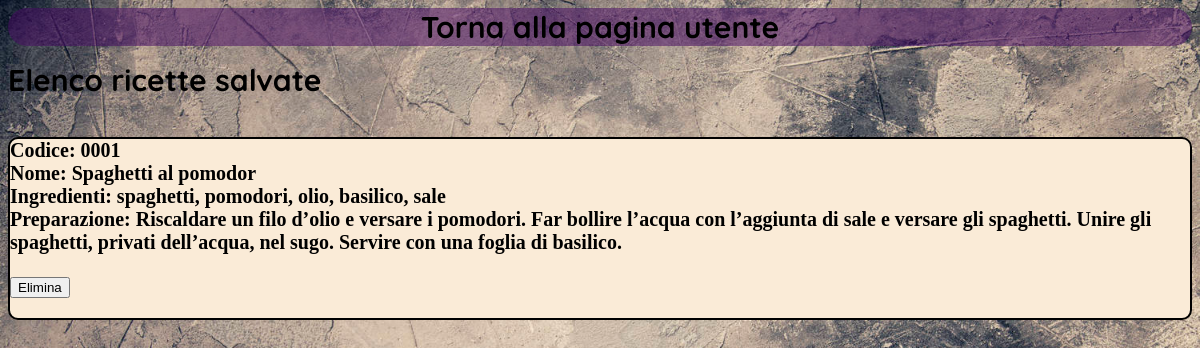
The app's page /ListaUtenti/RicetteSalvate.php (signed in) with its own data.
### tables this page shows
CREATE TABLE `ricetta` (
  `codiceRicetta` varchar(10) NOT NULL,
  `nomeRicetta` varchar(20) NOT NULL,
  `ingredientiRicetta` varchar(500) NOT NULL,
  `preparazioneRicetta` varchar(1000) NOT NULL
);

### ListaUtenti/RicetteSalvate.php (the view, shortened to what this page needs)
<?php
    $conn = new mysqli("localhost", "root", "", "databaseutenti");
    $email_utente = $_SESSION["email"];
    $sql = "SELECT r.codiceRicetta, r.nomeRicetta, r.ingredientiRicetta, r.preparazioneRicetta
    FROM ricetta r
    JOIN ricettaSalvata rs ON r.codiceRicetta = rs.codiceRS
    WHERE rs.emailUtente = ?";
    $stmt = $conn->prepare($sql);
    $stmt->bind_param("s", $email_utente);
    $stmt->execute();
    $result = $stmt->get_result();
?>
<html>
<head>
    <link rel='stylesheet' href='RicetteSalvate.css'>
</head>
<body background="img\Sfondo.jpg">
    <nav>
        <a href="http://localhost/ListaUtenti/PaginaUtente.php" class="Opzioni">Torna alla pagina utente</a>
    </nav>
    <section>
        <div id="ContenitoreRicetta">
            <div id="ContTitle">Elenco ricette salvate<br><br>
            <?php
                if ($result->num_rows > 0) {
                    while($row = $result->fetch_assoc()) {
                        echo '<div class="Elemento">';
                        echo "<strong>Codice:</strong> " . htmlspecialchars($row["codiceRicetta"]) . "<br>";
                        echo "<strong>Nome:</strong> " . htmlspecialchars($row["nomeRicetta"]) . "<br>";
                        echo "<strong>Ingredienti:</strong> " . htmlspecialchars($row["ingredientiRicetta"]) . "<br>";
                        echo "<strong>Preparazione:</strong> " . htmlspecialchars($row["preparazioneRicetta"]) . "<br><br>";
                        echo '<form method="POST" action="EliminaRicettaSalvata.php">';
                        echo '<button type="submit">Elimina</button>';
                        echo '</form>';
                        echo '</div>';
                        echo "<br><br>";
                    }
                } else {
                    echo "Nessun risultato trovato.";
                }
            ?>
            </div>
        </div>
    </section>
</body>
</html>

### ListaUtenti/RicetteSalvate.css (style rules this page uses)
body { background-repeat: no-repeat; background-size:cover; font-family: 'Quicksand', sans-serif; }
nav { display:flex; flex-direction: row; justify-content: space-around; background-color: rgba(73, 14, 102, 0.533); border-radius: 20px; }
.Opzioni { font-size: 30px; color: black; text-decoration: none; font-weight: bold; }
section { margin-top: 15px; display: flex; flex-direction: column; justify-content: flex-start; }
#ContenitoreRicetta { display: flex; flex-direction: row; justify-content: space-around; width: 100%; }
#ContTitle { font-weight: bold; font-size: 30px; }
.Elemento { font-size: 20px; font-weight: bold; font-family: 'kaisei-decol-regular'; margin-bottom: 5px; border: 2px solid black; border-radius: 10px; background-color: antiquewhite; }

### records on screen
ricetta: codiceRicetta "0001", nomeRicetta "Spaghetti al pomodor", ingredientiRicetta "spaghetti, pomodori, olio, basilico, sale", preparazioneRicetta "Riscaldare un filo d’olio e versare i pomodori. Far bollire l’acqua con l’aggiunta di sale e versare gli spaghetti. Unire gli spaghetti, privati dell’acqua, nel sugo. Servire con una foglia di basilico."
